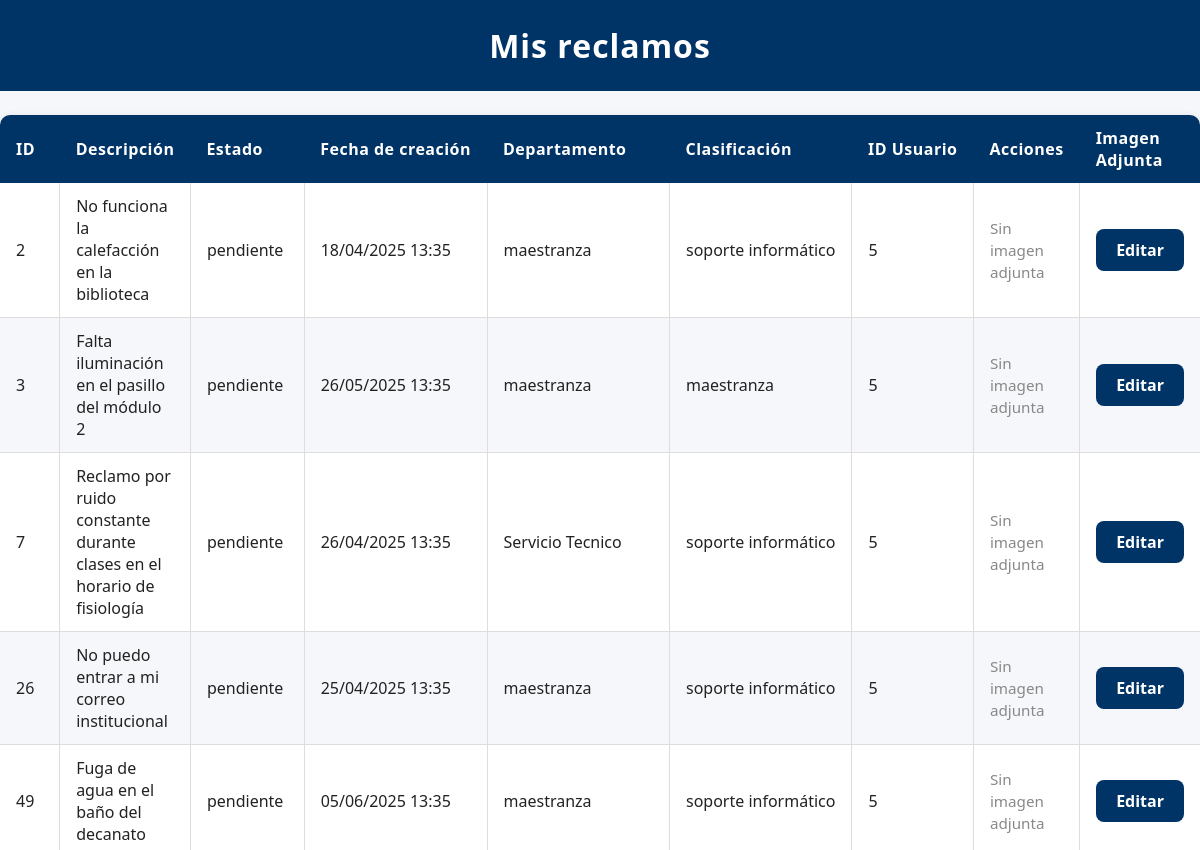
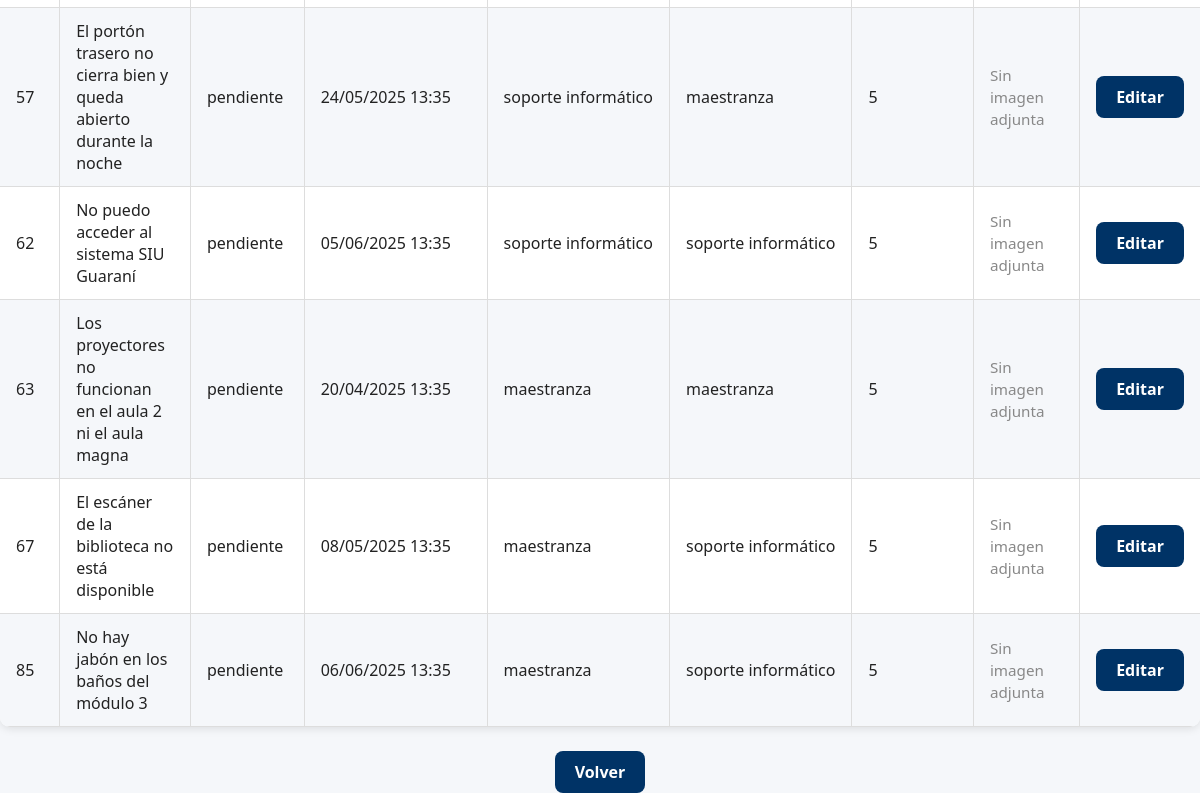
The app's page /mis_reclamos (signed in), older data (2 pictures, top to bottom).
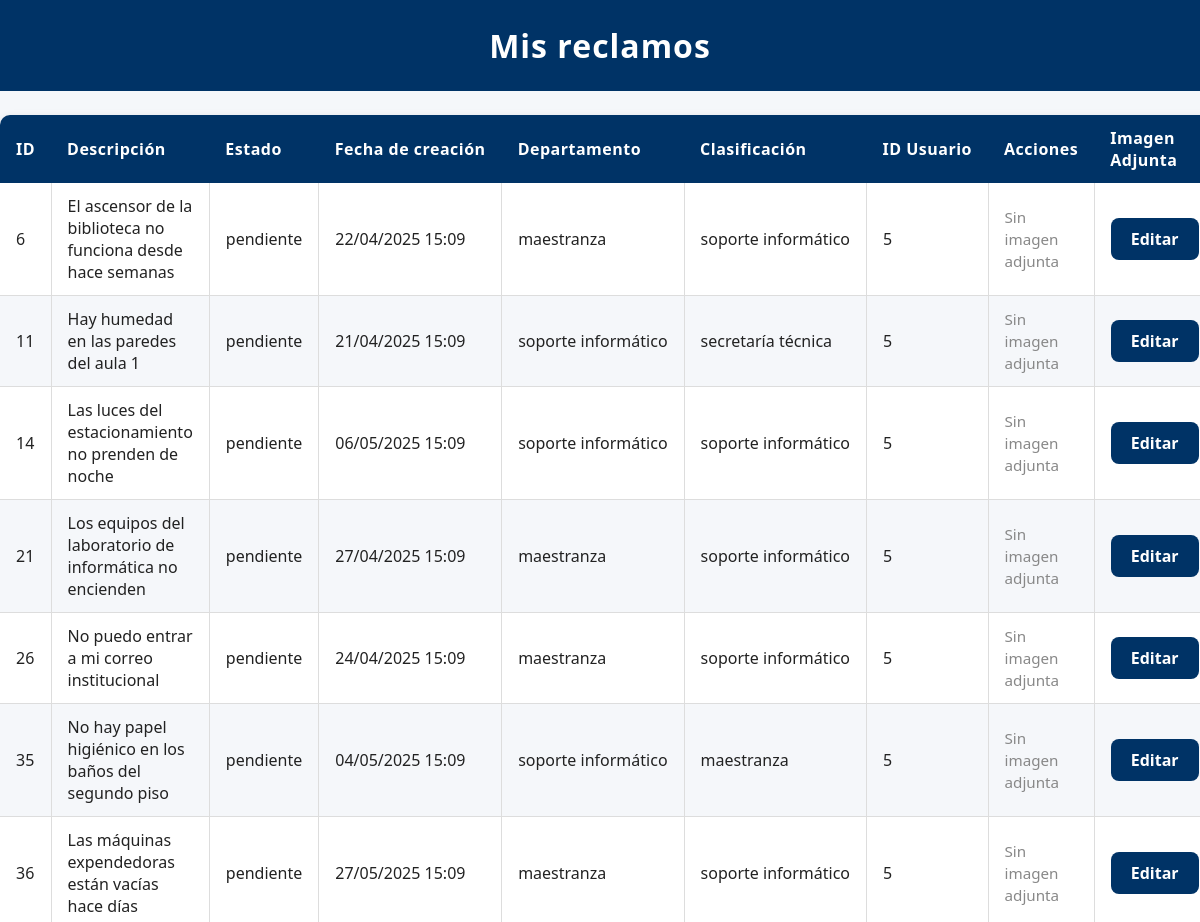
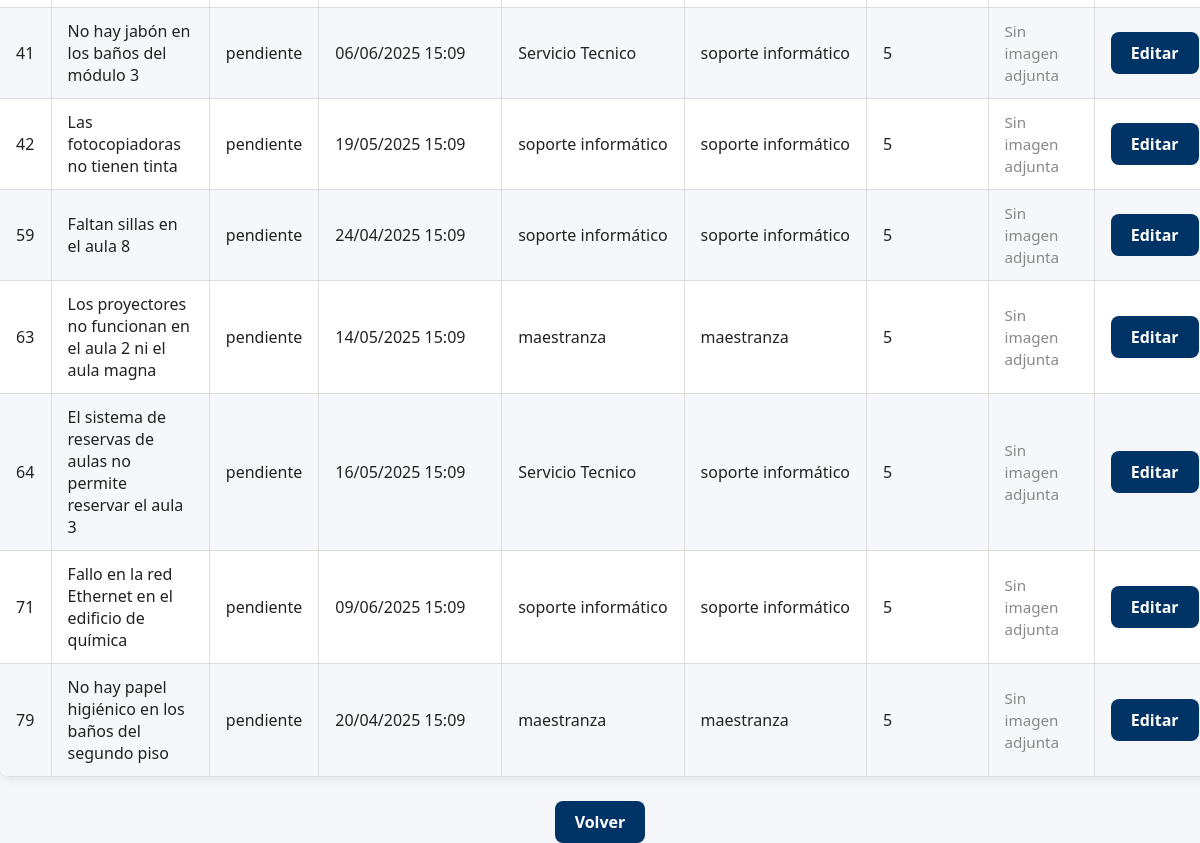
The same page, newer data (2 pictures, top to bottom).
### modules/modelos.py (models this page shows, shortened)
class Base(DeclarativeBase):
    pass

class ModeloReclamo(Base):
    __tablename__ = 'reclamos'
    id = Column(Integer, primary_key=True)
    estado = Column(String, default="pendiente")
    fecha_hora = Column(DateTime, default=datetime.utcnow)
    contenido = Column(String)
    usuario_id = Column(Integer, ForeignKey('usuarios.id'))
    departamento = Column(String)
    clasificacion = Column(String)
    cantidad_adherentes = Column(Integer, default=1) #Se contabiliza como adherente el usuario que crea el reclamo
    tiempo_estimado = Column(Integer,default=0) #Solo se cambia cuando el reclamo pasa de pendiente -->en proceso
    resuelto_en = Column(Integer,default=None) #Representa la cantidad de días que se tardó en resolver un reclamo
    usuarios = relationship(
        "ModeloUsuario",
        secondary=usuarios_reclamos,
        back_populates="reclamos"
    )
    usuario = relationship("ModeloUsuario", foreign_keys=[usuario_id], backref="reclamos_creados")

### server.py (the view)
@app.route('/mis_reclamos')
@login_required
def mis_reclamos():
    reclamos = repo_reclamos.obtener_todos_los_registros(current_user.id)
    return render_template('mis_reclamos.html', usuario=current_user, reclamos=reclamos, os=os)

### modules/login.py (called while the page is built)
    @property
    def is_authenticated(self):
        return True

### modules/repositorio.py (called while the page is built)
    def obtener_registro_por_filtro(self, campo, valor, campo2=None, valor2=None):
        query = self.__session.query(ModeloUsuario).filter(getattr(ModeloUsuario, campo) == valor)
        if campo2 and valor2:
            query = query.filter(getattr(ModeloUsuario, campo2) == valor2)
        modelo = query.first()
        if modelo:
            return self.__map_modelo_a_entidad(modelo)
        return None

    def __map_modelo_a_entidad(self, modelo: ModeloUsuario):
        return Usuario(
            nombre=modelo.nombre,
            apellido=modelo.apellido,
            email=modelo.email,
            nombre_de_usuario=modelo.nombre_de_usuario,
            contraseña=modelo.contraseña,
            rol=modelo.rol,
            claustro=modelo.claustro,
            id=modelo.id
        )

    def obtener_todos_los_registros(self, usuario_id):
        return self.__session.query(ModeloReclamo).filter_by(usuario_id=usuario_id).all()

### modules/usuarios.py (called while the page is built)
    @property
    def nombre(self):
        return self.__nombre

    @property
    def apellido(self):
        return self.__apellido

    @property
    def rol(self):
        return self.__rol

### templates/mis_reclamos.html (shortened to what this page needs)
<!DOCTYPE html>
<html lang="es">
<head>
    <link rel="stylesheet" href="{{ url_for('static', filename='style.css') }}">
</head>
<body>
    <h1>Mis reclamos</h1>
    <table>
        <thead>
            <tr>
                <th class="col-id">ID</th>
                <th class="col-descripcion">Descripción</th>
                <th class="col-estado">Estado</th>
                <th class="col-fecha">Fecha de creación</th>
                <th class="col-departamento">Departamento</th>
                <th class="col-clasificacion">Clasificación</th>
                <th class="col-usuario">ID Usuario</th>
                <th class="col-acciones">Acciones</th>
                <th class = "col-imagen">Imagen Adjunta</th>
            </tr>
        </thead>
        <tbody>
            {% for reclamo in reclamos %}
                <tr>
                    <td class="col-id">{{ reclamo.id }}</td>
                    <td class="col-descripcion">{{ reclamo.contenido }}</td>
                    <td class="col-estado">{{ reclamo.estado }}</td>
                    <td class="col-fecha">{{ reclamo.fecha_hora.strftime('%d/%m/%Y %H:%M')}}</td>
                    <td class="col-departamento">{{ reclamo.departamento }}</td>
                    <td class="col-clasificacion">{{ reclamo.clasificacion }}</td>
                    <td class="col-usuario">{{ reclamo.usuario_id }}</td>
                    <td class = "col-imagen">
                    {% set imagen_path = 'static/Imagenes Reclamos/{}.png'.format(reclamo.id) %}
                    {% if os.path.exists(imagen_path) %}
                        <details>
                            <summary>Ver imagen adjunta</summary>
                            <img src = "{{ url_for('static',filename='Imagenes Reclamos/{}.png'.format(reclamo.id) )}}"
                                 alt="Imagen adjunta del reclamo {{ reclamo.id }}"
                                 style = "max-width: 100px; max-height:100px;"
                                 onerror="this.style.display='none';">
                        </details>
                    {% else %}
                        <span style="color: #888; font-size: 0.95em;">Sin imagen adjunta</span>
                    {% endif %}
                    </td>
                    <td class="col-acciones">
                        <a href="{{ url_for('editar_reclamo', reclamo_id=reclamo.id) }}" class="enlace-boton">Editar</a>
                    </td>
                </tr>
            {% endfor %}
        </tbody>
    </table>
    <div style="text-align:center; margin-top: 20px;">
        <a href="{{ url_for('inicio') }}" class="enlace-boton">Volver</a>
    </div>
</body>
</html>

Row changes from the older to the newer data that the page shows:
no longer on this page (row edited): ModeloReclamo: id "2", contenido "No funciona la calefacción en la biblioteca", estado "pendiente", fecha_hora "18/04/2025 13:35", departamento "maestranza", clasificacion "soporte informático", usuario_id "5"
no longer on this page (row edited): ModeloReclamo: id "3", contenido "Falta iluminación en el pasillo del módulo 2", estado "pendiente", fecha_hora "26/05/2025 13:35", departamento "maestranza", clasificacion "maestranza", usuario_id "5"
no longer on this page (row edited): ModeloReclamo: id "7", contenido "Reclamo por ruido constante durante clases en el horario de fisiología", estado "pendiente", fecha_hora "26/04/2025 13:35", departamento "Servicio Tecnico", clasificacion "soporte informático", usuario_id "5"
no longer on this page (row edited): ModeloReclamo: id "49", contenido "Fuga de agua en el baño del decanato", estado "pendiente", fecha_hora "05/06/2025 13:35", departamento "maestranza", clasificacion "soporte informático", usuario_id "5"
no longer on this page (row edited): ModeloReclamo: id "57", contenido "El portón trasero no cierra bien y queda abierto durante la noche", estado "pendiente", fecha_hora "24/05/2025 13:35", departamento "soporte informático", clasificacion "maestranza", usuario_id "5"
no longer on this page (row edited): ModeloReclamo: id "62", contenido "No puedo acceder al sistema SIU Guaraní", estado "pendiente", fecha_hora "05/06/2025 13:35", departamento "soporte informático", clasificacion "soporte informático", usuario_id "5"
no longer on this page (row edited): ModeloReclamo: id "67", contenido "El escáner de la biblioteca no está disponible", estado "pendiente", fecha_hora "08/05/2025 13:35", departamento "maestranza", clasificacion "soporte informático", usuario_id "5"
no longer on this page (row edited): ModeloReclamo: id "85", contenido "No hay jabón en los baños del módulo 3", estado "pendiente", fecha_hora "06/06/2025 13:35", departamento "maestranza", clasificacion "soporte informático", usuario_id "5"
now on this page (row edited): ModeloReclamo: id "6", contenido "El ascensor de la biblioteca no funciona desde hace semanas", estado "pendiente", fecha_hora "22/04/2025 15:09", departamento "maestranza", clasificacion "soporte informático", usuario_id "5"
now on this page (row edited): ModeloReclamo: id "11", contenido "Hay humedad en las paredes del aula 1", estado "pendiente", fecha_hora "21/04/2025 15:09", departamento "soporte informático", clasificacion "secretaría técnica", usuario_id "5"
now on this page (row edited): ModeloReclamo: id "14", contenido "Las luces del estacionamiento no prenden de noche", estado "pendiente", fecha_hora "06/05/2025 15:09", departamento "soporte informático", clasificacion "soporte informático", usuario_id "5"
now on this page (row edited): ModeloReclamo: id "21", contenido "Los equipos del laboratorio de informática no encienden", estado "pendiente", fecha_hora "27/04/2025 15:09", departamento "maestranza", clasificacion "soporte informático", usuario_id "5"
changed ModeloReclamo "No puedo entrar a mi correo institucional": fecha_hora "25/04/2025 13:35" → "24/04/2025 15:09"
now on this page (row edited): ModeloReclamo: id "35", contenido "No hay papel higiénico en los baños del segundo piso", estado "pendiente", fecha_hora "04/05/2025 15:09", departamento "soporte informático", clasificacion "maestranza", usuario_id "5"
now on this page (row edited): ModeloReclamo: id "36", contenido "Las máquinas expendedoras están vacías hace días", estado "pendiente", fecha_hora "27/05/2025 15:09", departamento "maestranza", clasificacion "soporte informático", usuario_id "5"
now on this page (row edited): ModeloReclamo: id "41", contenido "No hay jabón en los baños del módulo 3", estado "pendiente", fecha_hora "06/06/2025 15:09", departamento "Servicio Tecnico", clasificacion "soporte informático", usuario_id "5"
now on this page (row edited): ModeloReclamo: id "42", contenido "Las fotocopiadoras no tienen tinta", estado "pendiente", fecha_hora "19/05/2025 15:09", departamento "soporte informático", clasificacion "soporte informático", usuario_id "5"
now on this page (row edited): ModeloReclamo: id "59", contenido "Faltan sillas en el aula 8", estado "pendiente", fecha_hora "24/04/2025 15:09", departamento "soporte informático", clasificacion "soporte informático", usuario_id "5"
changed ModeloReclamo "Los proyectores no funcionan en el aula 2 ni el aula magna": fecha_hora "20/04/2025 13:35" → "14/05/2025 15:09"
now on this page (row edited): ModeloReclamo: id "64", contenido "El sistema de reservas de aulas no permite reservar el aula 3", estado "pendiente", fecha_hora "16/05/2025 15:09", departamento "Servicio Tecnico", clasificacion "soporte informático", usuario_id "5"
now on this page (row edited): ModeloReclamo: id "71", contenido "Fallo en la red Ethernet en el edificio de química", estado "pendiente", fecha_hora "09/06/2025 15:09", departamento "soporte informático", clasificacion "soporte informático", usuario_id "5"
now on this page (row edited): ModeloReclamo: id "79", contenido "No hay papel higiénico en los baños del segundo piso", estado "pendiente", fecha_hora "20/04/2025 15:09", departamento "maestranza", clasificacion "maestranza", usuario_id "5"
